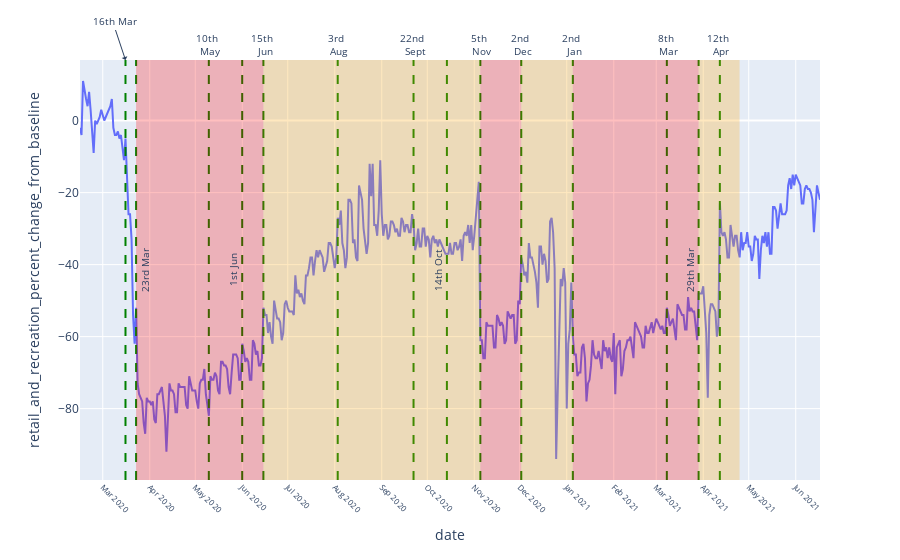

Notebook source saved alongside this figure:
### Code cell
#Plot measure
chart_dict[chart_var[0]].show()

### Figure 1 — Plotly figure (JSON) as saved in the notebook; plotly's stock layout.template omitted (floating-point values rounded to 4 significant figures; data arrays with more than 128 entries replaced by an {"elided": "..."} marker saying what was removed)
{"data": [{"hovertemplate": "date=%{x}<br>retail_and_recreation_percent_change_from_baseline=%{y}<extra></extra>", "legendgroup": "", "line": {"color": "#636efa", "dash": "solid"}, "mode": "lines", "name": "", "orientation": "v", "showlegend": false, "type": "scatter", "x": {"elided": "489 str values"}, "xaxis": "x", "y": {"elided": "489 float values"}, "yaxis": "y"}], "layout": {"annotations": [{"arrowhead": 1, "font": {"size": 10}, "showarrow": true, "text": "16th Mar", "textangle": 0, "x": 1584000000000.0, "xanchor": "center", "xref": "x", "y": 1, "yanchor": "bottom", "yref": "y domain"}, {"arrowhead": 1, "font": {"size": 10}, "showarrow": false, "text": "23rd Mar", "textangle": -90, "x": 1585000000000.0, "xanchor": "left", "xref": "x", "y": 0.5, "yanchor": "middle", "yref": "y domain"}, {"arrowhead": 1, "font": {"size": 10}, "showarrow": false, "text": "10th <br> May", "textangle": 0, "x": 1589000000000.0, "xanchor": "center", "xref": "x", "y": 1, "yanchor": "bottom", "yref": "y domain"}, {"arrowhead": 1, "font": {"size": 10}, "showarrow": false, "text": "1st Jun", "textangle": -90, "x": 1591000000000.0, "xanchor": "right", "xref": "x", "y": 0.5, "yanchor": "middle", "yref": "y domain"}, {"arrowhead": 1, "font": {"size": 10}, "showarrow": false, "text": "15th <br> Jun", "textangle": 0, "x": 1592000000000.0, "xanchor": "center", "xref": "x", "y": 1, "yanchor": "bottom", "yref": "y domain"}, {"arrowhead": 1, "font": {"size": 10}, "showarrow": false, "text": "14th Oct", "textangle": -90, "x": 1603000000000.0, "xanchor": "right", "xref": "x", "y": 0.5, "yanchor": "middle", "yref": "y domain"}, {"arrowhead": 1, "font": {"size": 10}, "showarrow": false, "text": "5th <br> Nov", "textangle": 0, "x": 1605000000000.0, "xanchor": "center", "xref": "x", "y": 1, "yanchor": "bottom", "yref": "y domain"}, {"arrowhead": 1, "font": {"size": 10}, "showarrow": false, "text": "22nd <br> Sept", "textangle": 0, "x": 1601000000000.0, "xanchor": "center", "xref": "x", "y": 1, "yanchor": "bottom", "yref": "y domain"}, {"arrowhead": 1, "font": {"size": 10}, "showarrow": false, "text": "2nd <br> Dec", "textangle": 0, "x": 1607000000000.0, "xanchor": "center", "xref": "x", "y": 1, "yanchor": "bottom", "yref": "y domain"}, {"arrowhead": 1, "font": {"size": 10}, "showarrow": false, "text": "3rd <br> Aug", "textangle": 0, "x": 1596000000000.0, "xanchor": "center", "xref": "x", "y": 1, "yanchor": "bottom", "yref": "y domain"}, {"arrowhead": 1, "font": {"size": 10}, "showarrow": false, "text": "2nd <br> Jan", "textangle": 0, "x": 1610000000000.0, "xanchor": "center", "xref": "x", "y": 1, "yanchor": "bottom", "yref": "y domain"}, {"arrowhead": 1, "font": {"size": 10}, "showarrow": false, "text": "8th <br> Mar", "textangle": 0, "x": 1615000000000.0, "xanchor": "center", "xref": "x", "y": 1, "yanchor": "bottom", "yref": "y domain"}, {"arrowhead": 1, "font": {"size": 10}, "showarrow": false, "text": "29th Mar", "textangle": -90, "x": 1617000000000.0, "xanchor": "right", "xref": "x", "y": 0.5, "yanchor": "middle", "yref": "y domain"}, {"arrowhead": 1, "font": {"size": 10}, "showarrow": false, "text": "12th <br> Apr", "textangle": 0, "x": 1618000000000.0, "xanchor": "center", "xref": "x", "y": 1, "yanchor": "bottom", "yref": "y domain"}], "legend": {"tracegroupgap": 0}, "margin": {"t": 60}, "shapes": [{"line": {"color": "green", "dash": "dash"}, "type": "line", "x0": 1584000000000.0, "x1": 1584000000000.0, "xref": "x", "y0": 0, "y1": 1, "yref": "y domain"}, {"line": {"color": "green", "dash": "dash"}, "type": "line", "x0": 1585000000000.0, "x1": 1585000000000.0, "xref": "x", "y0": 0, "y1": 1, "yref": "y domain"}, {"line": {"color": "green", "dash": "dash"}, "type": "line", "x0": 1589000000000.0, "x1": 1589000000000.0, "xref": "x", "y0": 0, "y1": 1, "yref": "y domain"}, {"line": {"color": "green", "dash": "dash"}, "type": "line", "x0": 1591000000000.0, "x1": 1591000000000.0, "xref": "x", "y0": 0, "y1": 1, "yref": "y domain"}, {"line": {"color": "green", "dash": "dash"}, "type": "line", "x0": 1592000000000.0, "x1": 1592000000000.0, "xref": "x", "y0": 0, "y1": 1, "yref": "y domain"}, {"line": {"color": "green", "dash": "dash"}, "type": "line", "x0": 1603000000000.0, "x1": 1603000000000.0, "xref": "x", "y0": 0, "y1": 1, "yref": "y domain"}, {"line": {"color": "green", "dash": "dash"}, "type": "line", "x0": 1605000000000.0, "x1": 1605000000000.0, "xref": "x", "y0": 0, "y1": 1, "yref": "y domain"}, {"line": {"color": "green", "dash": "dash"}, "type": "line", "x0": 1601000000000.0, "x1": 1601000000000.0, "xref": "x", "y0": 0, "y1": 1, "yref": "y domain"}, {"line": {"color": "green", "dash": "dash"}, "type": "line", "x0": 1607000000000.0, "x1": 1607000000000.0, "xref": "x", "y0": 0, "y1": 1, "yref": "y domain"}, {"line": {"color": "green", "dash": "dash"}, "type": "line", "x0": 1596000000000.0, "x1": 1596000000000.0, "xref": "x", "y0": 0, "y1": 1, "yref": "y domain"}, {"line": {"color": "green", "dash": "dash"}, "type": "line", "x0": 1610000000000.0, "x1": 1610000000000.0, "xref": "x", "y0": 0, "y1": 1, "yref": "y domain"}, {"line": {"color": "green", "dash": "dash"}, "type": "line", "x0": 1615000000000.0, "x1": 1615000000000.0, "xref": "x", "y0": 0, "y1": 1, "yref": "y domain"}, {"line": {"color": "green", "dash": "dash"}, "type": "line", "x0": 1617000000000.0, "x1": 1617000000000.0, "xref": "x", "y0": 0, "y1": 1, "yref": "y domain"}, {"line": {"color": "green", "dash": "dash"}, "type": "line", "x0": 1618000000000.0, "x1": 1618000000000.0, "xref": "x", "y0": 0, "y1": 1, "yref": "y domain"}, {"fillcolor": "red", "line": {"width": 0}, "opacity": 0.25, "type": "rect", "x0": 1585000000000.0, "x1": 1592000000000.0, "xref": "x", "y0": 0, "y1": 1, "yref": "y domain"}, {"fillcolor": "orange", "line": {"width": 0}, "opacity": 0.25, "type": "rect", "x0": 1592000000000.0, "x1": 1605000000000.0, "xref": "x", "y0": 0, "y1": 1, "yref": "y domain"}, {"fillcolor": "red", "line": {"width": 0}, "opacity": 0.25, "type": "rect", "x0": 1605000000000.0, "x1": 1607000000000.0, "xref": "x", "y0": 0, "y1": 1, "yref": "y domain"}, {"fillcolor": "orange", "line": {"width": 0}, "opacity": 0.25, "type": "rect", "x0": 1607000000000.0, "x1": 1610000000000.0, "xref": "x", "y0": 0, "y1": 1, "yref": "y domain"}, {"fillcolor": "red", "line": {"width": 0}, "opacity": 0.25, "type": "rect", "x0": 1610000000000.0, "x1": 1617000000000.0, "xref": "x", "y0": 0, "y1": 1, "yref": "y domain"}, {"fillcolor": "orange", "line": {"width": 0}, "opacity": 0.25, "type": "rect", "x0": 1617000000000.0, "x1": 1619000000000.0, "xref": "x", "y0": 0, "y1": 1, "yref": "y domain"}], "xaxis": {"anchor": "y", "domain": [0.0, 1.0], "nticks": 20, "tickangle": 45, "tickfont": {"size": 8}, "title": {"text": "date"}}, "yaxis": {"anchor": "x", "domain": [0.0, 1.0], "title": {"text": "retail_and_recreation_percent_change_from_baseline"}}}}
